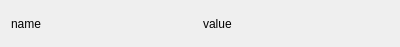
<?xml version="1.0" encoding="UTF-8"?>
<ui version="4.0">
 <class>Leaders</class>
 <widget class="QDialog" name="Leaders">
  <property name="geometry">
   <rect>
    <x>0</x>
    <y>0</y>
    <width>400</width>
    <height>47</height>
   </rect>
  </property>
  <property name="windowTitle">
   <string>Dialog</string>
  </property>
  <layout class="QHBoxLayout" name="horizontalLayout">
   <item>
    <widget class="QLabel" name="label">
     <property name="text">
      <string>name</string>
     </property>
    </widget>
   </item>
   <item>
    <widget class="QLabel" name="label_2">
     <property name="text">
      <string>value</string>
     </property>
    </widget>
   </item>
  </layout>
 </widget>
 <resources/>
 <connections/>
</ui>
